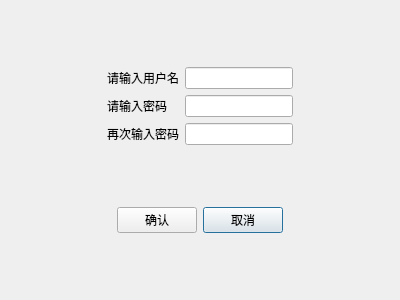
<?xml version="1.0" encoding="UTF-8"?>
<ui version="4.0">
 <class>dialog_register</class>
 <widget class="QDialog" name="dialog_register">
  <property name="geometry">
   <rect>
    <x>0</x>
    <y>0</y>
    <width>400</width>
    <height>300</height>
   </rect>
  </property>
  <property name="windowTitle">
   <string>Dialog</string>
  </property>
  <layout class="QGridLayout" name="gridLayout_2">
   <item row="6" column="2">
    <spacer name="verticalSpacer_3">
     <property name="orientation">
      <enum>Qt::Vertical</enum>
     </property>
     <property name="sizeHint" stdset="0">
      <size>
       <width>20</width>
       <height>40</height>
      </size>
     </property>
    </spacer>
   </item>
   <item row="5" column="3">
    <widget class="QPushButton" name="pushButton_2">
     <property name="text">
      <string>取消</string>
     </property>
    </widget>
   </item>
   <item row="5" column="2">
    <widget class="QPushButton" name="pushButton">
     <property name="text">
      <string>确认</string>
     </property>
    </widget>
   </item>
   <item row="5" column="5">
    <spacer name="horizontalSpacer_4">
     <property name="orientation">
      <enum>Qt::Horizontal</enum>
     </property>
     <property name="sizeHint" stdset="0">
      <size>
       <width>52</width>
       <height>20</height>
      </size>
     </property>
    </spacer>
   </item>
   <item row="5" column="0">
    <spacer name="horizontalSpacer_3">
     <property name="orientation">
      <enum>Qt::Horizontal</enum>
     </property>
     <property name="sizeHint" stdset="0">
      <size>
       <width>53</width>
       <height>20</height>
      </size>
     </property>
    </spacer>
   </item>
   <item row="1" column="5">
    <spacer name="horizontalSpacer_2">
     <property name="orientation">
      <enum>Qt::Horizontal</enum>
     </property>
     <property name="sizeHint" stdset="0">
      <size>
       <width>52</width>
       <height>20</height>
      </size>
     </property>
    </spacer>
   </item>
   <item row="1" column="1" colspan="4">
    <layout class="QGridLayout" name="gridLayout">
     <item row="0" column="1">
      <widget class="QLineEdit" name="lineEdit"/>
     </item>
     <item row="1" column="0">
      <widget class="QLabel" name="label_2">
       <property name="text">
        <string>请输入密码</string>
       </property>
      </widget>
     </item>
     <item row="2" column="0">
      <widget class="QLabel" name="label_3">
       <property name="text">
        <string>再次输入密码</string>
       </property>
      </widget>
     </item>
     <item row="1" column="1">
      <widget class="QLineEdit" name="lineEdit_2">
       <property name="autoFillBackground">
        <bool>false</bool>
       </property>
       <property name="echoMode">
        <enum>QLineEdit::Password</enum>
       </property>
      </widget>
     </item>
     <item row="2" column="1">
      <widget class="QLineEdit" name="lineEdit_3">
       <property name="text">
        <string/>
       </property>
       <property name="echoMode">
        <enum>QLineEdit::Password</enum>
       </property>
      </widget>
     </item>
     <item row="0" column="0">
      <widget class="QLabel" name="label">
       <property name="text">
        <string>请输入用户名</string>
       </property>
      </widget>
     </item>
    </layout>
   </item>
   <item row="1" column="0">
    <spacer name="horizontalSpacer">
     <property name="orientation">
      <enum>Qt::Horizontal</enum>
     </property>
     <property name="sizeHint" stdset="0">
      <size>
       <width>53</width>
       <height>20</height>
      </size>
     </property>
    </spacer>
   </item>
   <item row="0" column="2" colspan="3">
    <spacer name="verticalSpacer">
     <property name="orientation">
      <enum>Qt::Vertical</enum>
     </property>
     <property name="sizeHint" stdset="0">
      <size>
       <width>20</width>
       <height>40</height>
      </size>
     </property>
    </spacer>
   </item>
   <item row="4" column="3">
    <spacer name="verticalSpacer_2">
     <property name="orientation">
      <enum>Qt::Vertical</enum>
     </property>
     <property name="sizeHint" stdset="0">
      <size>
       <width>20</width>
       <height>40</height>
      </size>
     </property>
    </spacer>
   </item>
   <item row="4" column="2">
    <spacer name="verticalSpacer_4">
     <property name="orientation">
      <enum>Qt::Vertical</enum>
     </property>
     <property name="sizeHint" stdset="0">
      <size>
       <width>20</width>
       <height>40</height>
      </size>
     </property>
    </spacer>
   </item>
   <item row="6" column="3">
    <spacer name="verticalSpacer_5">
     <property name="orientation">
      <enum>Qt::Vertical</enum>
     </property>
     <property name="sizeHint" stdset="0">
      <size>
       <width>20</width>
       <height>40</height>
      </size>
     </property>
    </spacer>
   </item>
  </layout>
 </widget>
 <resources/>
 <connections/>
</ui>
